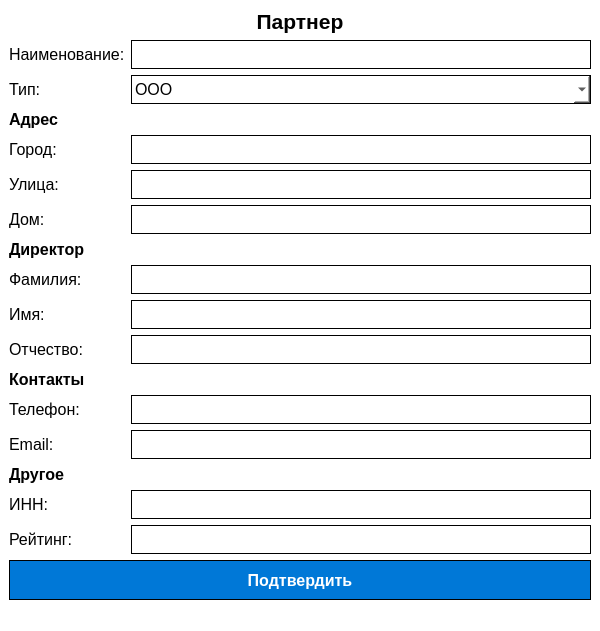
<?xml version="1.0" encoding="UTF-8"?>
<ui version="4.0">
 <class>MainWindow</class>
 <widget class="QMainWindow" name="MainWindow">
  <property name="geometry">
   <rect>
    <x>0</x>
    <y>0</y>
    <width>600</width>
    <height>600</height>
   </rect>
  </property>
  <property name="windowTitle">
   <string>Форма партнера</string>
  </property>
  <property name="styleSheet">
   <string notr="true">QMainWindow, QWidget, QLineEdit, QComboBox {
    background-color: #FFFFFF;
    color: #000000;
}
QLineEdit, QComboBox {
    border: 1px solid #000000;
    padding: 3px;
}
QLabel {
    color: #000000;
}
QPushButton {
    background-color: #F4E8D3;
    color: #000000;
    border: 1px solid #000000;
}
QPushButton:hover {
    background-color: #E8D8BA;
}</string>
  </property>
  <widget class="QWidget" name="centralwidget">
   <layout class="QVBoxLayout" name="verticalLayout">
    <item>
     <widget class="QLabel" name="labelFormTitle">
      <property name="font">
       <font>
        <family>Arial</family>
        <pointsize>16</pointsize>
        <weight>75</weight>
        <bold>true</bold>
       </font>
      </property>
      <property name="text">
       <string>Партнер</string>
      </property>
      <property name="alignment">
       <set>Qt::AlignCenter</set>
      </property>
     </widget>
    </item>
    <item>
     <layout class="QFormLayout" name="formLayout">
      <item row="0" column="0">
       <widget class="QLabel" name="labelName">
        <property name="font">
         <font>
          <family>Arial</family>
          <pointsize>12</pointsize>
         </font>
        </property>
        <property name="text">
         <string>Наименование:</string>
        </property>
       </widget>
      </item>
      <item row="0" column="1">
       <widget class="QLineEdit" name="lineEdit_name">
        <property name="font">
         <font>
          <family>Arial</family>
          <pointsize>12</pointsize>
         </font>
        </property>
       </widget>
      </item>
      <item row="1" column="0">
       <widget class="QLabel" name="labelType">
        <property name="font">
         <font>
          <family>Arial</family>
          <pointsize>12</pointsize>
         </font>
        </property>
        <property name="text">
         <string>Тип:</string>
        </property>
       </widget>
      </item>
      <item row="1" column="1">
       <widget class="QComboBox" name="comboBox_type">
        <property name="font">
         <font>
          <family>Arial</family>
          <pointsize>12</pointsize>
         </font>
        </property>
        <item>
         <property name="text">
          <string>ООО</string>
         </property>
        </item>
        <item>
         <property name="text">
          <string>ПАО</string>
         </property>
        </item>
        <item>
         <property name="text">
          <string>ОАО</string>
         </property>
        </item>
        <item>
         <property name="text">
          <string>ЗАО</string>
         </property>
        </item>
       </widget>
      </item>
      <item row="2" column="0">
       <widget class="QLabel" name="labelAddress">
        <property name="font">
         <font>
          <family>Arial</family>
          <pointsize>12</pointsize>
          <weight>75</weight>
          <bold>true</bold>
         </font>
        </property>
        <property name="text">
         <string>Адрес</string>
        </property>
       </widget>
      </item>
      <item row="3" column="0">
       <widget class="QLabel" name="labelCity">
        <property name="font">
         <font>
          <family>Arial</family>
          <pointsize>12</pointsize>
         </font>
        </property>
        <property name="text">
         <string>Город:</string>
        </property>
       </widget>
      </item>
      <item row="3" column="1">
       <widget class="QLineEdit" name="lineEdit_city">
        <property name="font">
         <font>
          <family>Arial</family>
          <pointsize>12</pointsize>
         </font>
        </property>
       </widget>
      </item>
      <item row="4" column="0">
       <widget class="QLabel" name="labelStreet">
        <property name="font">
         <font>
          <family>Arial</family>
          <pointsize>12</pointsize>
         </font>
        </property>
        <property name="text">
         <string>Улица:</string>
        </property>
       </widget>
      </item>
      <item row="4" column="1">
       <widget class="QLineEdit" name="lineEdit_street">
        <property name="font">
         <font>
          <family>Arial</family>
          <pointsize>12</pointsize>
         </font>
        </property>
       </widget>
      </item>
      <item row="5" column="0">
       <widget class="QLabel" name="labelBuilding">
        <property name="font">
         <font>
          <family>Arial</family>
          <pointsize>12</pointsize>
         </font>
        </property>
        <property name="text">
         <string>Дом:</string>
        </property>
       </widget>
      </item>
      <item row="5" column="1">
       <widget class="QLineEdit" name="lineEdit_building">
        <property name="font">
         <font>
          <family>Arial</family>
          <pointsize>12</pointsize>
         </font>
        </property>
       </widget>
      </item>
      <item row="6" column="0">
       <widget class="QLabel" name="labelDirector">
        <property name="font">
         <font>
          <family>Arial</family>
          <pointsize>12</pointsize>
          <weight>75</weight>
          <bold>true</bold>
         </font>
        </property>
        <property name="text">
         <string>Директор</string>
        </property>
       </widget>
      </item>
      <item row="7" column="0">
       <widget class="QLabel" name="labelLastname">
        <property name="font">
         <font>
          <family>Arial</family>
          <pointsize>12</pointsize>
         </font>
        </property>
        <property name="text">
         <string>Фамилия:</string>
        </property>
       </widget>
      </item>
      <item row="7" column="1">
       <widget class="QLineEdit" name="lineEdit_lastname">
        <property name="font">
         <font>
          <family>Arial</family>
          <pointsize>12</pointsize>
         </font>
        </property>
       </widget>
      </item>
      <item row="8" column="0">
       <widget class="QLabel" name="labelFirstname">
        <property name="font">
         <font>
          <family>Arial</family>
          <pointsize>12</pointsize>
         </font>
        </property>
        <property name="text">
         <string>Имя:</string>
        </property>
       </widget>
      </item>
      <item row="8" column="1">
       <widget class="QLineEdit" name="lineEdit_firstname">
        <property name="font">
         <font>
          <family>Arial</family>
          <pointsize>12</pointsize>
         </font>
        </property>
       </widget>
      </item>
      <item row="9" column="0">
       <widget class="QLabel" name="labelMiddlename">
        <property name="font">
         <font>
          <family>Arial</family>
          <pointsize>12</pointsize>
         </font>
        </property>
        <property name="text">
         <string>Отчество:</string>
        </property>
       </widget>
      </item>
      <item row="9" column="1">
       <widget class="QLineEdit" name="lineEdit_middlename">
        <property name="font">
         <font>
          <family>Arial</family>
          <pointsize>12</pointsize>
         </font>
        </property>
       </widget>
      </item>
      <item row="10" column="0">
       <widget class="QLabel" name="labelContacts">
        <property name="font">
         <font>
          <family>Arial</family>
          <pointsize>12</pointsize>
          <weight>75</weight>
          <bold>true</bold>
         </font>
        </property>
        <property name="text">
         <string>Контакты</string>
        </property>
       </widget>
      </item>
      <item row="11" column="0">
       <widget class="QLabel" name="labelPhone">
        <property name="font">
         <font>
          <family>Arial</family>
          <pointsize>12</pointsize>
         </font>
        </property>
        <property name="text">
         <string>Телефон:</string>
        </property>
       </widget>
      </item>
      <item row="11" column="1">
       <widget class="QLineEdit" name="lineEdit_phone">
        <property name="font">
         <font>
          <family>Arial</family>
          <pointsize>12</pointsize>
         </font>
        </property>
       </widget>
      </item>
      <item row="12" column="0">
       <widget class="QLabel" name="labelEmail">
        <property name="font">
         <font>
          <family>Arial</family>
          <pointsize>12</pointsize>
         </font>
        </property>
        <property name="text">
         <string>Email:</string>
        </property>
       </widget>
      </item>
      <item row="12" column="1">
       <widget class="QLineEdit" name="lineEdit_email">
        <property name="font">
         <font>
          <family>Arial</family>
          <pointsize>12</pointsize>
         </font>
        </property>
       </widget>
      </item>
      <item row="13" column="0">
       <widget class="QLabel" name="labelOther">
        <property name="font">
         <font>
          <family>Arial</family>
          <pointsize>12</pointsize>
          <weight>75</weight>
          <bold>true</bold>
         </font>
        </property>
        <property name="text">
         <string>Другое</string>
        </property>
       </widget>
      </item>
      <item row="14" column="0">
       <widget class="QLabel" name="labelINN">
        <property name="font">
         <font>
          <family>Arial</family>
          <pointsize>12</pointsize>
         </font>
        </property>
        <property name="text">
         <string>ИНН:</string>
        </property>
       </widget>
      </item>
      <item row="14" column="1">
       <widget class="QLineEdit" name="lineEdit_inn">
        <property name="font">
         <font>
          <family>Arial</family>
          <pointsize>12</pointsize>
         </font>
        </property>
       </widget>
      </item>
      <item row="15" column="0">
       <widget class="QLabel" name="labelRating">
        <property name="font">
         <font>
          <family>Arial</family>
          <pointsize>12</pointsize>
         </font>
        </property>
        <property name="text">
         <string>Рейтинг:</string>
        </property>
       </widget>
      </item>
      <item row="15" column="1">
       <widget class="QLineEdit" name="lineEdit_rating">
        <property name="font">
         <font>
          <family>Arial</family>
          <pointsize>12</pointsize>
         </font>
        </property>
       </widget>
      </item>
     </layout>
    </item>
    <item>
     <widget class="QPushButton" name="button_submit">
      <property name="minimumSize">
       <size>
        <width>200</width>
        <height>40</height>
       </size>
      </property>
      <property name="font">
       <font>
        <family>Arial</family>
        <pointsize>12</pointsize>
        <weight>75</weight>
        <bold>true</bold>
       </font>
      </property>
      <property name="styleSheet">
       <string notr="true">background-color: #0078D7; color: white;</string>
      </property>
      <property name="text">
       <string>Подтвердить</string>
      </property>
     </widget>
    </item>
   </layout>
  </widget>
  <widget class="QMenuBar" name="menubar">
   <property name="geometry">
    <rect>
     <x>0</x>
     <y>0</y>
     <width>600</width>
     <height>21</height>
    </rect>
   </property>
  </widget>
  <widget class="QStatusBar" name="statusbar"/>
 </widget>
 <resources/>
 <connections/>
</ui>
